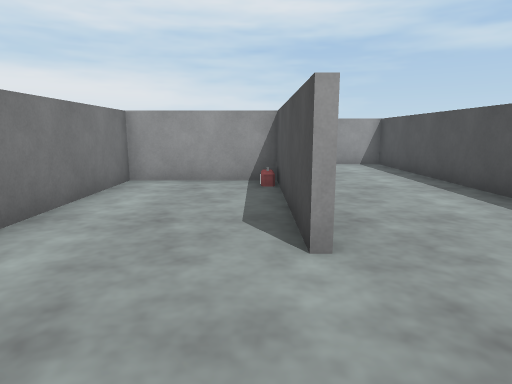
view 1 (above)

18 first-person views from a walk through a 3-D level made in the Unity game engine. The camera is 1.3 m above the floor, tilts 10° down and sees 75° across. The floor is counted in squares, 1 m on a side. Each view is taken from the middle of a square. On the plan, view 1 faces up. The plan holds only what a view shows up to about 14 squares ahead; the rest is blank. The place goes on beyond the plan.

view 2
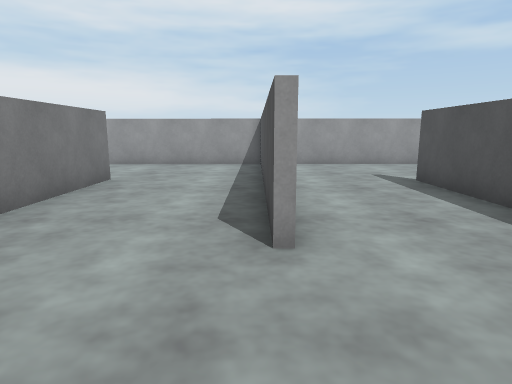

view 3
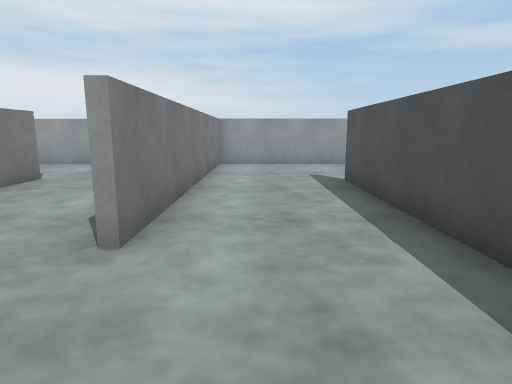

view 4
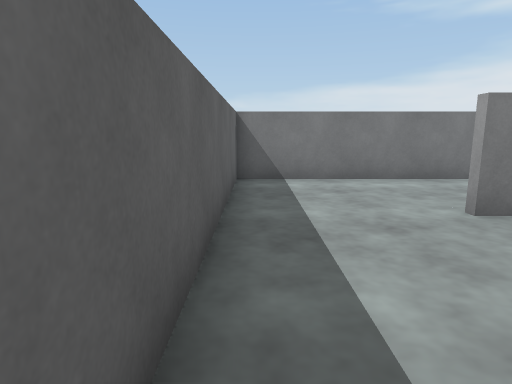

view 5
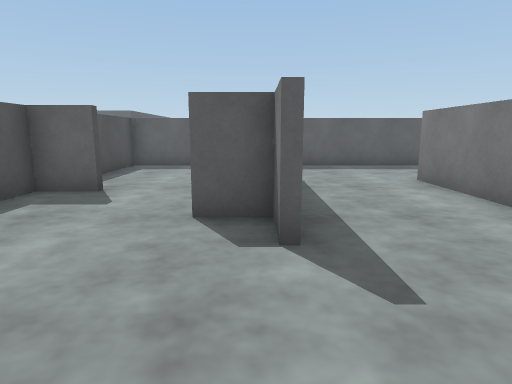

view 6
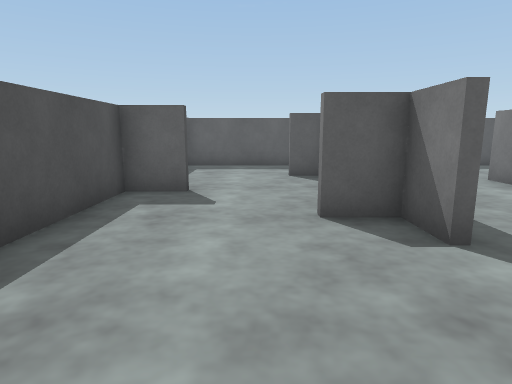

view 7
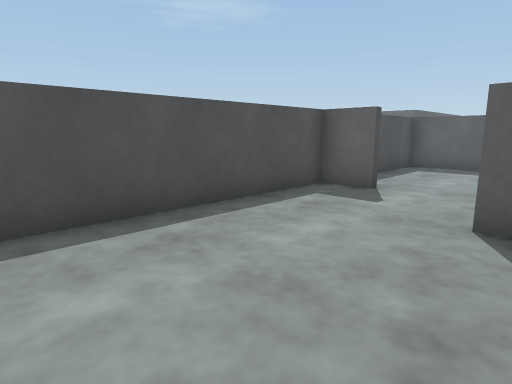

view 8
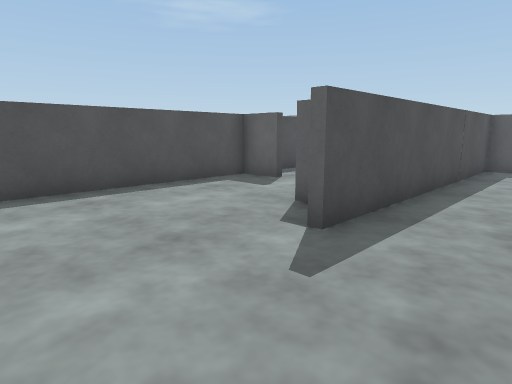

view 9
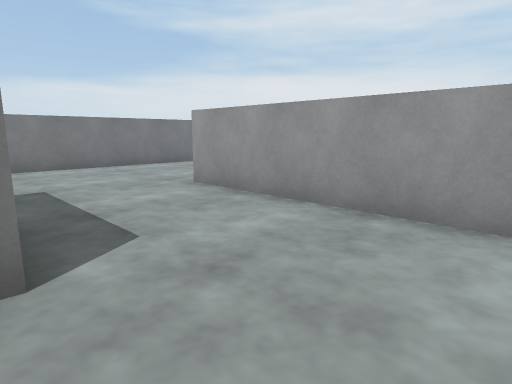

view 10
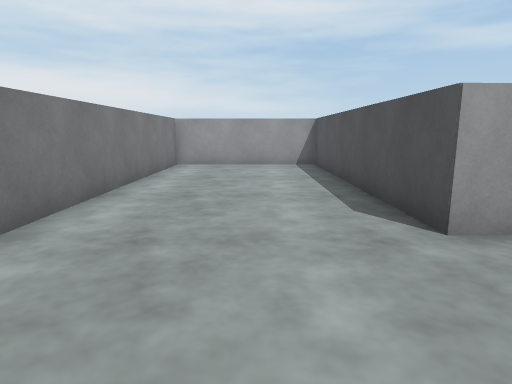

view 11
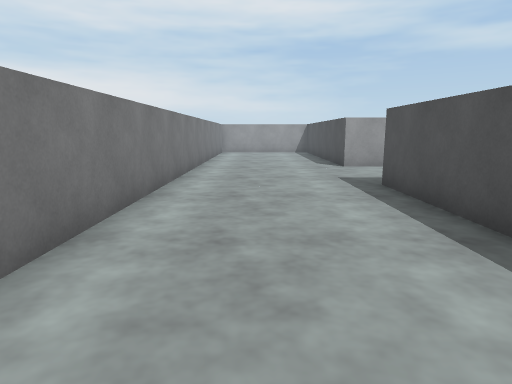

view 12
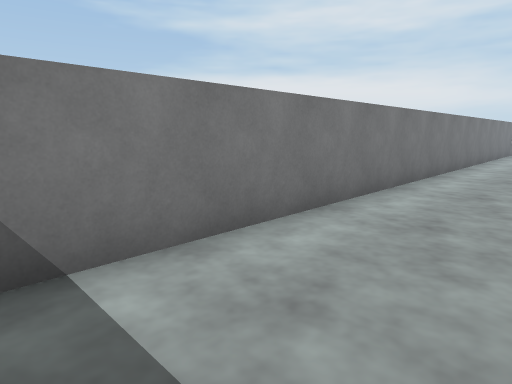

view 13
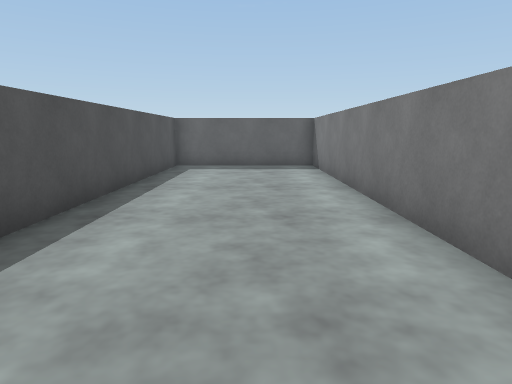

view 14
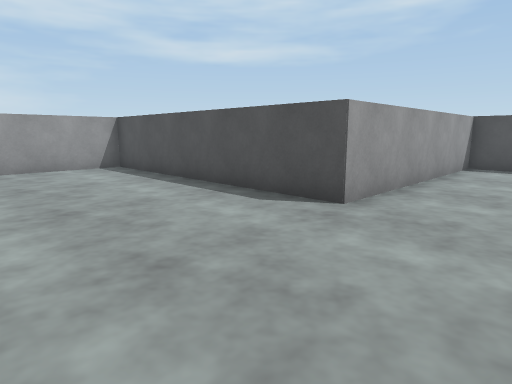

view 15
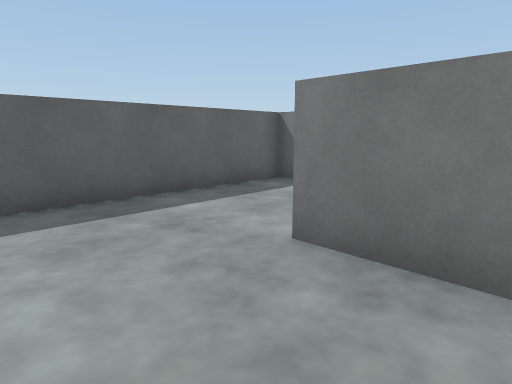

view 16
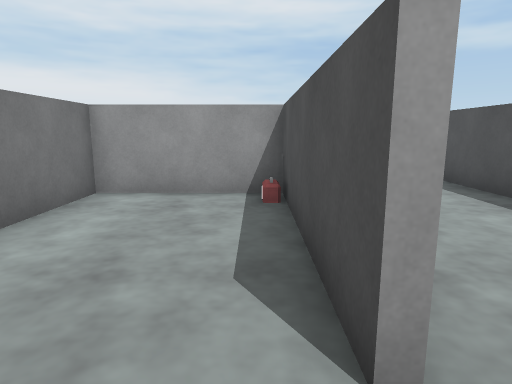

view 17
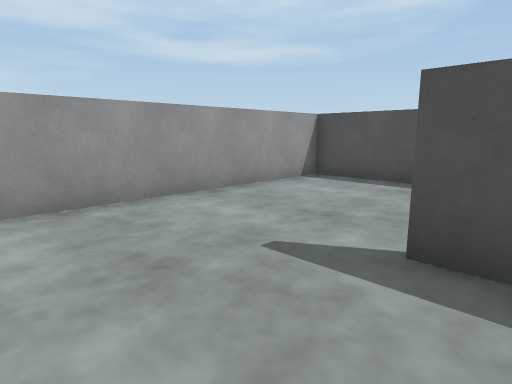

view 18
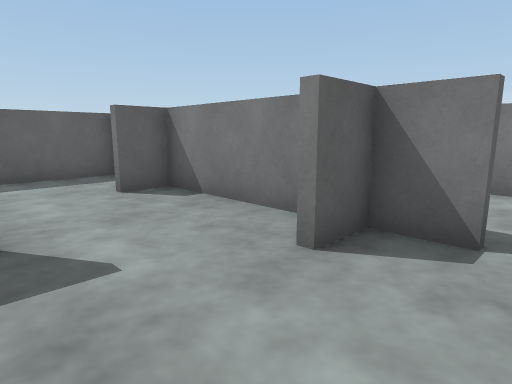

### Floor plan
Points are (right, up) in squares from view 1. A wall is a line through its corners. A room is listed if a view was taken in it or the views show most of it. See-through windows are left out.
Room 1 (views 1, 2, 3, 4, 5, 6, 7, 8, 9, 10, 11, 12, 13, 14, 15, 16, 17, 18)
walls: (0.8, 9.5) (0.8, 3.4); (0.6, 3.4) (0.6, 9.2) (-3.5, 9.2) (-3.5, -0.6) (9.5, -0.6) (9.5, 9.2); (5.2, 3.6) (5.2, 14.2) (-3.5, 14.2) (-3.5, 24) (-9.3, 24) (-9.3, -0.6) (-3.8, -0.6) (-3.8, 9.5); (9.7, 6.8) (9.7, 2.7) (11, 2.7); (9.7, 9.2) (9.7, 7.9) (11, 7.9); (9.6, -0.6) (15, -0.6) (15, 3.8); (13.5, 5.6) (15, 5.6) (15, 14.2) (5.4, 14.2) (5.4, 3.6)

Positions as (right, up) in squares from view 1, and headings:
1: (0, 0), facing up
2: (5, 0), facing up
3: (7, 0), facing up
4: (6, 0), facing left
5: (10, 13), facing down
6: (12, 13), facing down
7: (10, 13), facing down-right
8: (7, 13), facing down-right
9: (4, 9), facing up-left
10: (-6, 10), facing up
11: (-7, 1), facing up
12: (-6, 0), facing up-left
13: (-7, 13), facing down
14: (-9, 11), facing up-right
15: (4, 6), facing down-left
16: (0, 2), facing up
17: (6, 8), facing up-right
18: (14, 10), facing down-left
